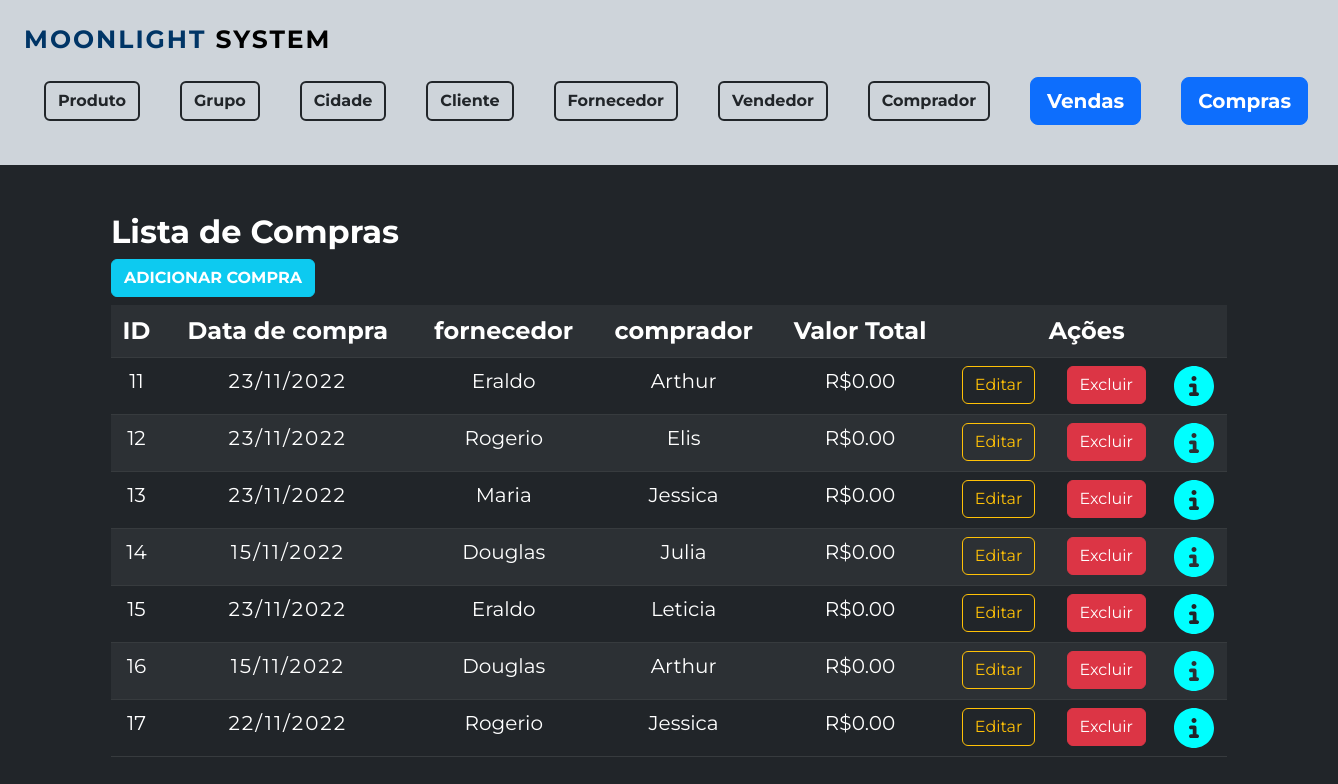
Page /compra/formListaCompra.php on the committed database.
### tables this page shows
CREATE TABLE `tb_compra` (
  `id_compra` int(11) NOT NULL,
  `dt_compra` date NOT NULL,
  `fk_id_fornecedor` int(11) NOT NULL,
  `fk_id_comprador` int(11) NOT NULL,
  `vl_total` float(9,2) DEFAULT NULL
);

CREATE TABLE `tb_fornecedor` (
  `id_fornecedor` int(11) NOT NULL,
  `nm_fornecedor` varchar(55) DEFAULT NULL,
  `cnpj_fornecedor` varchar(20) DEFAULT NULL,
  `fk_id_cidade` int(11) NOT NULL
);

CREATE TABLE `tb_comprador` (
  `id_comprador` int(11) NOT NULL,
  `nm_comprador` varchar(50) NOT NULL
);

### compra/formListaCompra.php (the view, shortened to what this page needs)
<?php
include '../formMenu.php';
include '../conexao/conecta.php';
$sql="SELECT com.id_compra, com.dt_compra, forn.nm_fornecedor, pra.nm_comprador, com.vl_total FROM tb_compra com
INNER JOIN tb_fornecedor forn ON forn.id_fornecedor=com.fk_id_fornecedor INNER JOIN tb_comprador pra ON pra.id_comprador=com.fk_id_comprador";
$resultado= mysqli_query($conexao,$sql);
?>
<div class="container pt-5">
<h2 class="fw-bold"> Lista de Compras</h2>
<a class="btn btn-info mb-2 text-white fw-bold" href="formEditaCompra.php">ADICIONAR COMPRA</a>
	<table class="table table-striped table-dark container text-center">
		<tr class="fs-4">
			<th>ID </th>
			<th>Data de compra</th>
			<th>fornecedor</th>
			<th>comprador</th>
			<th>Valor Total</th>
			<th colspan="3" class="text-center">Ações</th>
		</tr>
		<?php
			while ( $item=mysqli_fetch_array($resultado)) {
				echo "<tr class='fs-5'>";
					echo "<td> $item[id_compra] </td>";
					$novaData = date("d/m/Y", strtotime($item['dt_compra']));
					echo "<td class='date'> $novaData </td>";
					echo "<td> $item[nm_fornecedor] </td>";
					echo "<td> $item[nm_comprador] </td>";
					echo "<td> R$$item[vl_total] </td>";
					echo "<td><a href='formEditaCompra.php?id=$item[id_compra]' class='btn btn-outline-warning'>Editar</a></td>";
					echo "<td><a href='formExcluirCompra.php?id=$item[id_compra]' class='btn btn-danger'>Excluir</a></td>";
					echo "<td>";
					echo "<a href='../compra1/detalheCompra.php?id=$item[id_compra]'><img src='../img/circle-info-solid.svg' alt='Detalhes' title='Detalhes' width='40'>";
					echo "</td>";
				echo "</tr>";
			}
	?>
	</table>
</div>

### formMenu.php (style rules this page uses)
body { background-color: #212529; color: #fff; font-family: 'Montserrat', sans-serif; }

### compra/formListaCompra.php (style rules this page uses)
.date { letter-spacing: 2px; }

### rows in the picture
tb_compra: id_compra "11", dt_compra "23/11/2022", tb_fornecedor.nm_fornecedor "Eraldo", tb_comprador.nm_comprador "Arthur", vl_total "0.00"
tb_compra: id_compra "12", dt_compra "23/11/2022", tb_fornecedor.nm_fornecedor "Rogerio", tb_comprador.nm_comprador "Elis", vl_total "0.00"
tb_compra: id_compra "13", dt_compra "23/11/2022", tb_fornecedor.nm_fornecedor "Maria", tb_comprador.nm_comprador "Jessica", vl_total "0.00"
tb_compra: id_compra "14", dt_compra "15/11/2022", tb_fornecedor.nm_fornecedor "Douglas", tb_comprador.nm_comprador "Julia", vl_total "0.00"
tb_compra: id_compra "15", dt_compra "23/11/2022", tb_fornecedor.nm_fornecedor "Eraldo", tb_comprador.nm_comprador "Leticia", vl_total "0.00"
tb_compra: id_compra "16", dt_compra "15/11/2022", tb_fornecedor.nm_fornecedor "Douglas", tb_comprador.nm_comprador "Arthur", vl_total "0.00"
tb_compra: id_compra "17", dt_compra "22/11/2022", tb_fornecedor.nm_fornecedor "Rogerio", tb_comprador.nm_comprador "Jessica", vl_total "0.00"
